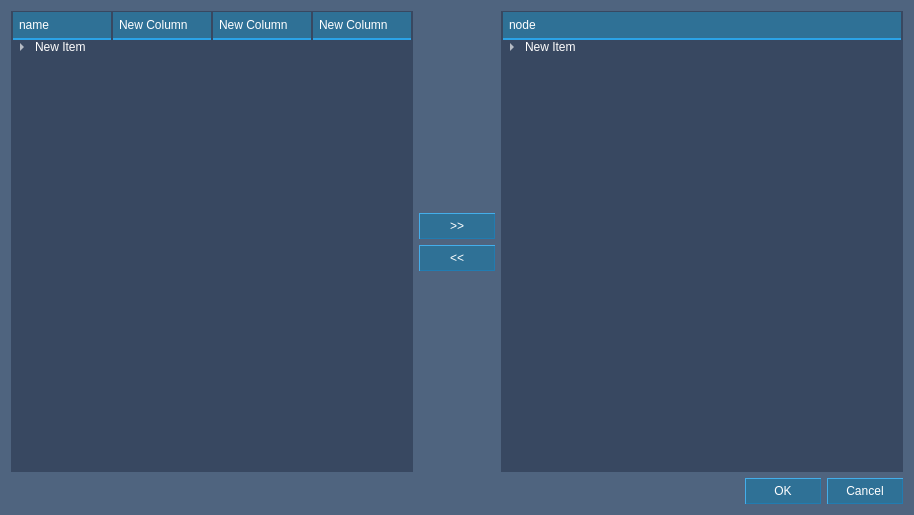
<?xml version="1.0" encoding="UTF-8"?>
<ui version="4.0">
 <class>CSNodeDesignBase</class>
 <widget class="QWidget" name="CSNodeDesignBase">
  <property name="geometry">
   <rect>
    <x>0</x>
    <y>0</y>
    <width>914</width>
    <height>515</height>
   </rect>
  </property>
  <property name="windowTitle">
   <string>Form</string>
  </property>
  <property name="styleSheet">
   <string notr="true">QWidget{
	color:#ffffff;
	background-color:#4f647f;
}</string>
  </property>
  <layout class="QVBoxLayout" name="verticalLayout_2">
   <item>
    <layout class="QHBoxLayout" name="horizontalLayout_2">
     <item>
      <widget class="CSForceGroupTreeWidgetBase" name="force_tree_widget_">
       <property name="styleSheet">
        <string notr="true">QTreeWidget{
	background-color:#384861;
	color:#ffffff;
	border:1px solid #384861;
}

QHeaderView::section{
	color:#ffffff;
	background-color:#2f7196;
	border:0px;
	padding-left:6px;
	border-left:1px solid #384861;
	border-right:1px solid #384861;
	border-bottom:2px solid #2ba3e7;
	height:26px;
}

QTreeWidget::branch:closed:has-children {
	image: url(:/images/TreeWidget_defult.png);
}

QTreeWidget::branch:open {
	image: url(:/images/TreeWidget_pressed.png);
}

QTreeWidget::item:hover{
	background-color:#2887f1;

}

QTreeWidget::item:selected{
	color:white;
	background-color:#71601b;
}

QScrollBar:horizontal{
	background-color:#2b394f;
	height:12px;
}

QScrollBar::handle:horizontal{
	margin:2px;
	background-color:#2f7196;
}

QScrollBar::add-line:horizontal{
	width:8px;
	height:8px;
	background-color:transparent;
	subcontrol-position:right;
}

QScrollBar::sub-line:horizontal{
	width:8px;
	height:8px;
	background-color:transparent;
	subcontrol-position:left;
}

QScrollBar:vertical{
	background-color:#2b394f;
	width:12px;
}

QScrollBar::add-page:horizontal{
	background:transparent;
}

QScrollBar::sub-page:horizontal{
	background:transparent;
}

QScrollBar::add-page:vertical{
	background:transparent;
}

QScrollBar::sub-page:vertical{
	background:transparent;
}

QScrollBar::handle:vertical{
	margin:2px;
	background-color:#2f7196;
}

QScrollBar::add-line:vertical{
	width:8px;
	height:8px;
	background-color:transparent;
	subcontrol-position:bottom;
}

QScrollBar::sub-line:vertical{
	width:8px;
	height:8px;
	background-color:transparent;
	subcontrol-position:top;
}</string>
       </property>
       <column>
        <property name="text">
         <string>name</string>
        </property>
       </column>
       <column>
        <property name="text">
         <string>New Column</string>
        </property>
       </column>
       <column>
        <property name="text">
         <string>New Column</string>
        </property>
       </column>
       <column>
        <property name="text">
         <string>New Column</string>
        </property>
       </column>
       <item>
        <property name="text">
         <string>New Item</string>
        </property>
        <item>
         <property name="text">
          <string>New Subitem</string>
         </property>
         <item>
          <property name="text">
           <string>New Subitem</string>
          </property>
         </item>
        </item>
       </item>
      </widget>
     </item>
     <item>
      <layout class="QVBoxLayout" name="verticalLayout">
       <item>
        <spacer name="verticalSpacer">
         <property name="orientation">
          <enum>Qt::Vertical</enum>
         </property>
         <property name="sizeHint" stdset="0">
          <size>
           <width>20</width>
           <height>40</height>
          </size>
         </property>
        </spacer>
       </item>
       <item>
        <widget class="QPushButton" name="pushButton">
         <property name="minimumSize">
          <size>
           <width>76</width>
           <height>26</height>
          </size>
         </property>
         <property name="styleSheet">
          <string notr="true">QPushButton{
	color:#ffffff;
	background-color:#2f7196;
	border-top:1px solid #44aeea;
	border-left:1px solid #44aeea;
	border-bottom:1px solid #217cb1;
	border-right:1px solid #217cb1;
}

QPushButton:hover{
	color:#ffffff;
	background-color:#0f8dc8;
}

QPushButton:pressed{
	color:#ffffff;
	background-color:#256081;
	border:1px solid #44aeea;	
}</string>
         </property>
         <property name="text">
          <string>&gt;&gt;</string>
         </property>
         <property name="checkable">
          <bool>false</bool>
         </property>
         <property name="checked">
          <bool>false</bool>
         </property>
        </widget>
       </item>
       <item>
        <widget class="QPushButton" name="pushButton_2">
         <property name="minimumSize">
          <size>
           <width>76</width>
           <height>26</height>
          </size>
         </property>
         <property name="styleSheet">
          <string notr="true">QPushButton{
	color:#ffffff;
	background-color:#2f7196;
	border-top:1px solid #44aeea;
	border-left:1px solid #44aeea;
	border-bottom:1px solid #217cb1;
	border-right:1px solid #217cb1;
}

QPushButton:hover{
	color:#ffffff;
	background-color:#0f8dc8;
}

QPushButton:pressed{
	color:#ffffff;
	background-color:#256081;
	border:1px solid #44aeea;	
}</string>
         </property>
         <property name="text">
          <string>&lt;&lt;</string>
         </property>
        </widget>
       </item>
       <item>
        <spacer name="verticalSpacer_2">
         <property name="orientation">
          <enum>Qt::Vertical</enum>
         </property>
         <property name="sizeHint" stdset="0">
          <size>
           <width>20</width>
           <height>40</height>
          </size>
         </property>
        </spacer>
       </item>
      </layout>
     </item>
     <item>
      <widget class="QTreeWidget" name="node_tree_widget_">
       <property name="styleSheet">
        <string notr="true">QTreeWidget{
	background-color:#384861;
	color:#ffffff;
	border:1px solid #384861;
}

QHeaderView::section{
	color:#ffffff;
	background-color:#2f7196;
	border:0px;
	padding-left:6px;
	border-left:1px solid #384861;
	border-right:1px solid #384861;
	border-bottom:2px solid #2ba3e7;
	height:26px;
}

QTreeWidget::branch:closed:has-children {
	image: url(:/images/TreeWidget_defult.png);
}

QTreeWidget::branch:open {
	image: url(:/images/TreeWidget_pressed.png);
}

QTreeWidget::item:hover{
	background-color:#2887f1;

}

QTreeWidget::item:selected{
	color:white;
	background-color:#71601b;
}

QScrollBar:horizontal{
	background-color:#2b394f;
	height:12px;
}

QScrollBar::handle:horizontal{
	margin:2px;
	background-color:#2f7196;
}

QScrollBar::add-line:horizontal{
	width:8px;
	height:8px;
	background-color:transparent;
	subcontrol-position:right;
}

QScrollBar::sub-line:horizontal{
	width:8px;
	height:8px;
	background-color:transparent;
	subcontrol-position:left;
}

QScrollBar:vertical{
	background-color:#2b394f;
	width:12px;
}

QScrollBar::add-page:horizontal{
	background:transparent;
}

QScrollBar::sub-page:horizontal{
	background:transparent;
}

QScrollBar::add-page:vertical{
	background:transparent;
}

QScrollBar::sub-page:vertical{
	background:transparent;
}

QScrollBar::handle:vertical{
	margin:2px;
	background-color:#2f7196;
}

QScrollBar::add-line:vertical{
	width:8px;
	height:8px;
	background-color:transparent;
	subcontrol-position:bottom;
}

QScrollBar::sub-line:vertical{
	width:8px;
	height:8px;
	background-color:transparent;
	subcontrol-position:top;
}</string>
       </property>
       <column>
        <property name="text">
         <string>node</string>
        </property>
       </column>
       <item>
        <property name="text">
         <string>New Item</string>
        </property>
        <item>
         <property name="text">
          <string>New Subitem</string>
         </property>
         <item>
          <property name="text">
           <string>New Subitem</string>
          </property>
         </item>
        </item>
       </item>
      </widget>
     </item>
    </layout>
   </item>
   <item>
    <layout class="QHBoxLayout" name="horizontalLayout">
     <item>
      <spacer name="horizontalSpacer">
       <property name="orientation">
        <enum>Qt::Horizontal</enum>
       </property>
       <property name="sizeHint" stdset="0">
        <size>
         <width>40</width>
         <height>20</height>
        </size>
       </property>
      </spacer>
     </item>
     <item>
      <widget class="QPushButton" name="bt_ok">
       <property name="minimumSize">
        <size>
         <width>76</width>
         <height>26</height>
        </size>
       </property>
       <property name="styleSheet">
        <string notr="true">QPushButton{
	color:#ffffff;
	background-color:#2f7196;
	border-top:1px solid #44aeea;
	border-left:1px solid #44aeea;
	border-bottom:1px solid #217cb1;
	border-right:1px solid #217cb1;
}

QPushButton:hover{
	color:#ffffff;
	background-color:#0f8dc8;
}

QPushButton:pressed{
	color:#ffffff;
	background-color:#256081;
	border:1px solid #44aeea;	
}</string>
       </property>
       <property name="text">
        <string>OK</string>
       </property>
      </widget>
     </item>
     <item>
      <widget class="QPushButton" name="bt_cancel">
       <property name="minimumSize">
        <size>
         <width>76</width>
         <height>26</height>
        </size>
       </property>
       <property name="styleSheet">
        <string notr="true">QPushButton{
	color:#ffffff;
	background-color:#2f7196;
	border-top:1px solid #44aeea;
	border-left:1px solid #44aeea;
	border-bottom:1px solid #217cb1;
	border-right:1px solid #217cb1;
}

QPushButton:hover{
	color:#ffffff;
	background-color:#0f8dc8;
}

QPushButton:pressed{
	color:#ffffff;
	background-color:#256081;
	border:1px solid #44aeea;	
}</string>
       </property>
       <property name="text">
        <string>Cancel</string>
       </property>
      </widget>
     </item>
    </layout>
   </item>
  </layout>
 </widget>
 <customwidgets>
  <customwidget>
   <class>CSForceGroupTreeWidgetBase</class>
   <extends>QTreeWidget</extends>
   <header>csforcegrouptreewidgetbase.h</header>
  </customwidget>
 </customwidgets>
 <resources>
  <include location="ui.qrc"/>
 </resources>
 <connections/>
</ui>
